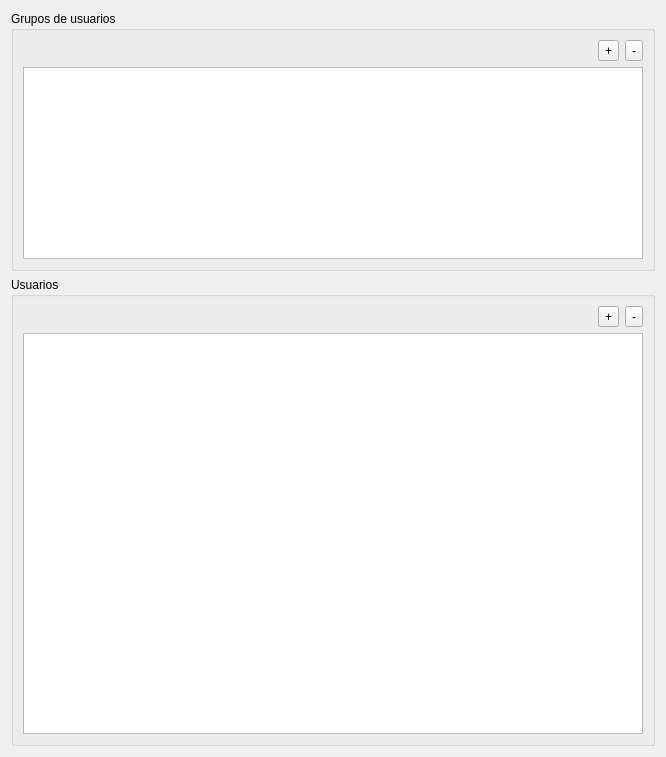
<?xml version="1.0" encoding="UTF-8"?>
<ui version="4.0">
 <class>DlgROSAPIUsers</class>
 <widget class="QDialog" name="DlgROSAPIUsers">
  <property name="geometry">
   <rect>
    <x>0</x>
    <y>0</y>
    <width>666</width>
    <height>757</height>
   </rect>
  </property>
  <property name="windowTitle">
   <string>Usuarios y grupos ROS API</string>
  </property>
  <layout class="QVBoxLayout" name="verticalLayout">
   <item>
    <widget class="QGroupBox" name="groupBox">
     <property name="sizePolicy">
      <sizepolicy hsizetype="Preferred" vsizetype="Maximum">
       <horstretch>0</horstretch>
       <verstretch>0</verstretch>
      </sizepolicy>
     </property>
     <property name="title">
      <string>Grupos de usuarios</string>
     </property>
     <layout class="QGridLayout" name="gridLayout">
      <item row="0" column="0">
       <spacer name="horizontalSpacer">
        <property name="orientation">
         <enum>Qt::Horizontal</enum>
        </property>
        <property name="sizeHint" stdset="0">
         <size>
          <width>602</width>
          <height>20</height>
         </size>
        </property>
       </spacer>
      </item>
      <item row="0" column="1">
       <widget class="QToolButton" name="addGroupButton">
        <property name="text">
         <string>+</string>
        </property>
       </widget>
      </item>
      <item row="0" column="2">
       <widget class="QToolButton" name="delGroupButton">
        <property name="text">
         <string>-</string>
        </property>
       </widget>
      </item>
      <item row="1" column="0" colspan="3">
       <widget class="QROSAPIUsersGroupTableWidget" name="groupsTable">
        <attribute name="horizontalHeaderStretchLastSection">
         <bool>true</bool>
        </attribute>
       </widget>
      </item>
     </layout>
    </widget>
   </item>
   <item>
    <widget class="QGroupBox" name="groupBox_2">
     <property name="sizePolicy">
      <sizepolicy hsizetype="Preferred" vsizetype="MinimumExpanding">
       <horstretch>0</horstretch>
       <verstretch>0</verstretch>
      </sizepolicy>
     </property>
     <property name="title">
      <string>Usuarios</string>
     </property>
     <layout class="QGridLayout" name="gridLayout_2">
      <item row="0" column="2">
       <widget class="QToolButton" name="delUserButton">
        <property name="text">
         <string>-</string>
        </property>
       </widget>
      </item>
      <item row="1" column="0" colspan="3">
       <widget class="QROSAPIUserTableWidget" name="usersTable">
        <attribute name="horizontalHeaderStretchLastSection">
         <bool>true</bool>
        </attribute>
       </widget>
      </item>
      <item row="0" column="0">
       <spacer name="horizontalSpacer_2">
        <property name="orientation">
         <enum>Qt::Horizontal</enum>
        </property>
        <property name="sizeHint" stdset="0">
         <size>
          <width>428</width>
          <height>20</height>
         </size>
        </property>
       </spacer>
      </item>
      <item row="0" column="1">
       <widget class="QToolButton" name="addUserButton">
        <property name="text">
         <string>+</string>
        </property>
       </widget>
      </item>
     </layout>
    </widget>
   </item>
  </layout>
 </widget>
 <customwidgets>
  <customwidget>
   <class>QROSAPIUsersGroupTableWidget</class>
   <extends>QTableWidget</extends>
   <header>Widgets/QROSAPIUsersGroupTableWidget.h</header>
  </customwidget>
  <customwidget>
   <class>QROSAPIUserTableWidget</class>
   <extends>QTableWidget</extends>
   <header>Widgets/QROSAPIUserTableWidget.h</header>
  </customwidget>
 </customwidgets>
 <resources/>
 <connections/>
</ui>
